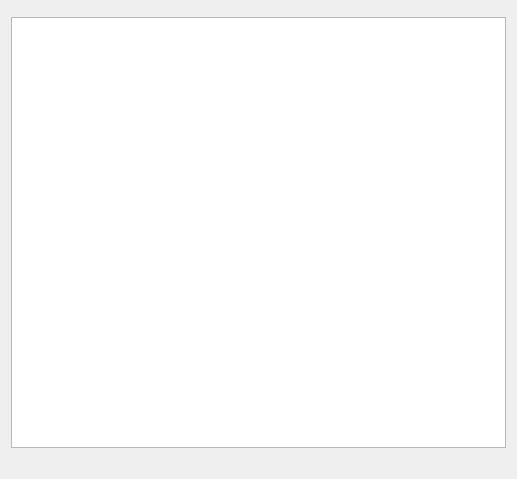
<?xml version="1.0" encoding="UTF-8"?>
<ui version="4.0">
 <class>AssistantPageBugzillaDuplicatesDialog</class>
 <widget class="QWidget" name="AssistantPageBugzillaDuplicatesDialog">
  <property name="geometry">
   <rect>
    <x>0</x>
    <y>0</y>
    <width>517</width>
    <height>479</height>
   </rect>
  </property>
  <property name="minimumSize">
   <size>
    <width>400</width>
    <height>300</height>
   </size>
  </property>
  <layout class="QVBoxLayout" name="verticalLayout">
   <item>
    <widget class="StatusWidget" name="m_statusWidget" native="true"/>
   </item>
   <item>
    <widget class="KTextBrowser" name="m_infoBrowser"/>
   </item>
   <item>
    <widget class="QLabel" name="m_linkLabel">
     <property name="wordWrap">
      <bool>true</bool>
     </property>
     <property name="openExternalLinks">
      <bool>true</bool>
     </property>
    </widget>
   </item>
  </layout>
 </widget>
 <customwidgets>
  <customwidget>
   <class>KTextBrowser</class>
   <extends>QTextBrowser</extends>
   <header>ktextbrowser.h</header>
  </customwidget>
  <customwidget>
   <class>StatusWidget</class>
   <extends>QWidget</extends>
   <header>statuswidget.h</header>
   <container>1</container>
  </customwidget>
 </customwidgets>
 <resources/>
 <connections/>
</ui>
